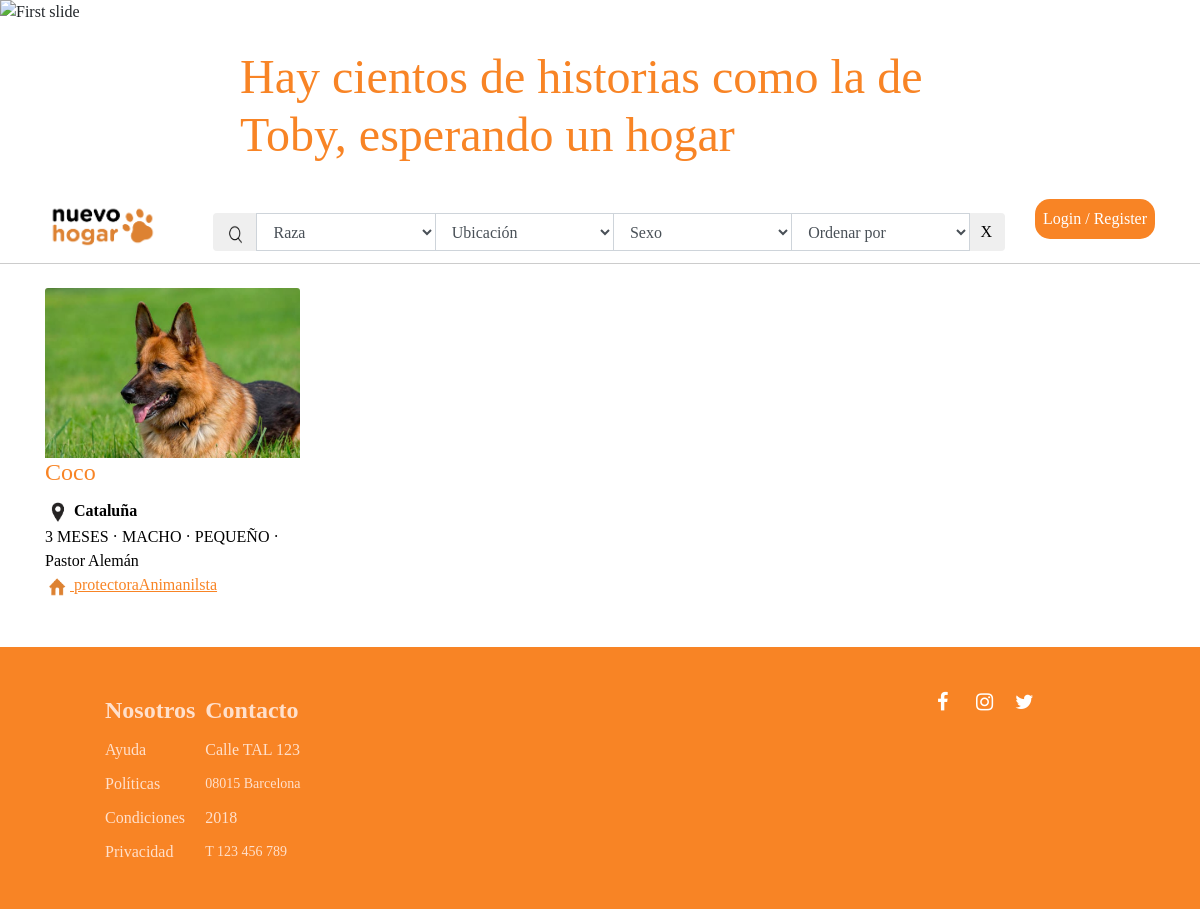
/Diego/index.php, run on an earlier commit of the app's database.
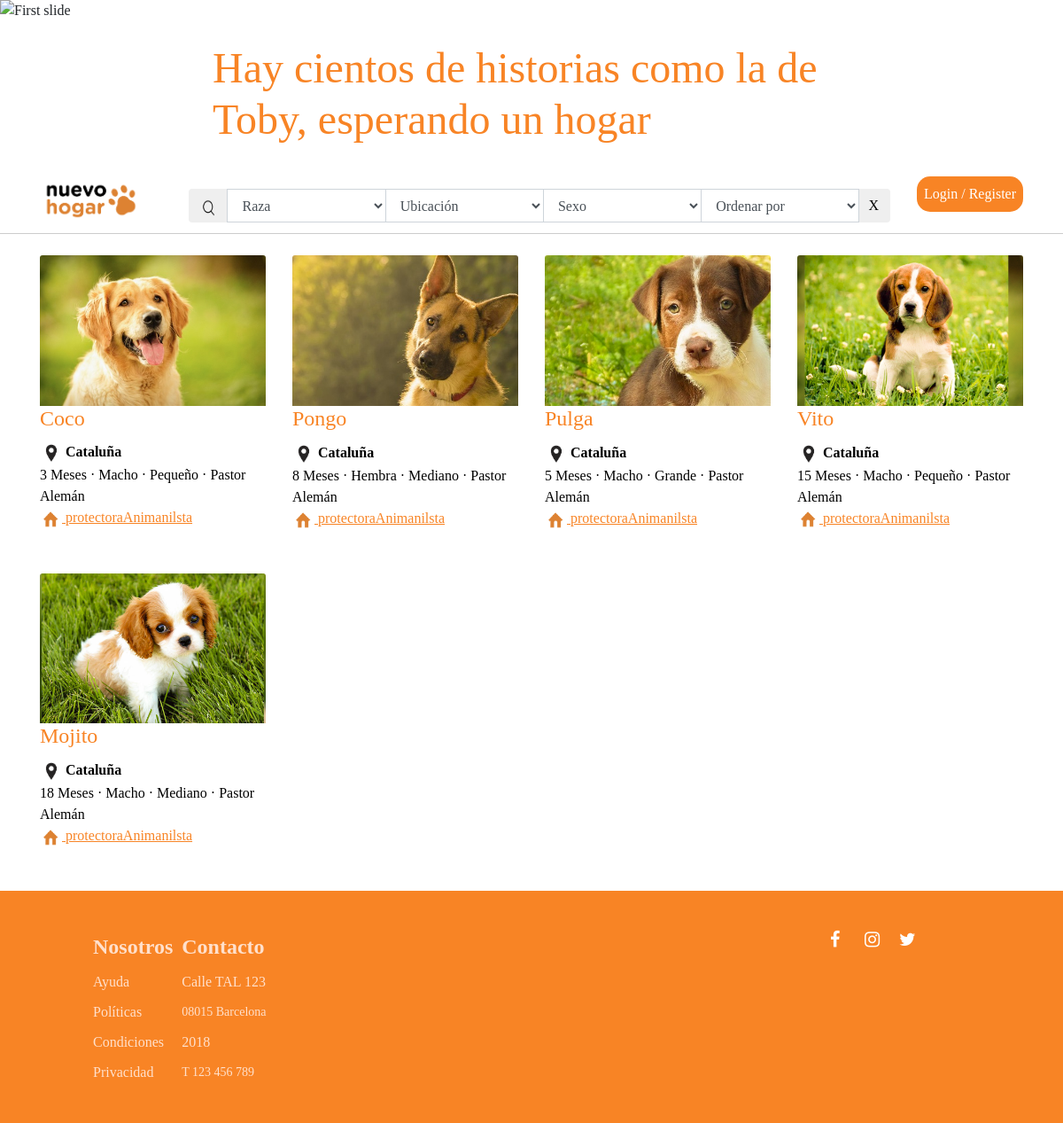
And on a later commit of the database.
### tables this page shows
CREATE TABLE mascota(
  idMascota int(5) NOT NULL auto_increment primary key,
  tipoAnimal ENUM('PERRO','GATO') NOT NULL,
  nombre varchar(30) NOT NULL,
  raza int(2) NOT NULL,
  edat int(2) NOT NULL CHECK(0<edat<20),
  unidadEdad ENUM('Meses','Años') NOT NULL,
  tamaño ENUM('Pequeño','Mediano','Grande') NOT NULL,
  sexo ENUM('Macho','Hembra') NOT NULL,
  castrado ENUM('Si','No') NOT NULL,
  urgente ENUM('Si','No') NOT NULL,
  idProtectora int(5) NOT NULL,
  descripcion varchar(500) NOT NULL,
  imagenPerfil varchar(50) NOT NULL,
  imagen1 varchar(50) NOT NULL,
  imagen2 varchar(50) NOT NULL
);

CREATE TABLE comunidades (
  idComunidad int(5) NOT NULL PRIMARY KEY,
  comunidad varchar(255) NOT NULL
);

CREATE TABLE raza(
  idRaza int(2) NOT NULL auto_increment primary key,
  especie ENUM('PERRO','GATO') NOT NULL,
  nombre varchar(30) NOT NULL
);

CREATE TABLE protectora(
  idProtectora int(5) NOT NULL auto_increment primary key,
  nombre varchar(30) NOT NULL,
  email varchar(30) NOT NULL,
  NIF varchar(9) NOT NULL UNIQUE,
  comunidad int(5) NOT NULL,
  direccion varchar(25) NOT NULL,
  telefono varchar(9) NOT NULL,
  contraseña varchar(40) NOT NULL,
  imagen_protectora varchar(50) NOT NULL,
  nombre_contacto varchar(30) NOT NULL,
  apellido_contacto varchar(30) NOT NULL,
  imagen_contacto varchar(50) NOT NULL,
  historia varchar(300) NOT NULL,
  equipo varchar(300) NOT NULL,
  horario varchar(20) NOT NULL
);

### Diego/todosAnimales.php (shortened to what the changed rows need)
<?php
	$servername = "localhost";
	$username = "root";
	$password = "1234";
	$dbname = "pethome";
	$conn = new mysqli($servername, $username, $password, $dbname);
	$conn->set_charset("utf8");
	$sql = "SELECT * FROM mascota";
	$result = mysqli_query($conn, $sql);
	$cont = 0;
	$sql2 = "SELECT COUNT(*) FROM mascota";
	$result2 = mysqli_query($conn, $sql2);
	$contSQL = mysqli_fetch_row($result2);
	$num_filas = $contSQL[0];
	$idMascota = "idMascota";
	$idProtectora = "idProtectora";
	$comunidad = "comunidad";
	$imagenPerfil = "imagenPerfil";
	$nombre = "nombre";
	$edad = "edat";
	$unidadEdad = "unidadEdad";
	$sexo = "sexo";
	$tamaño = "tamaño";
	$raza = "raza";
	$urgente = "urgente";
	if ($num_filas > 0) {
		while ($line = mysqli_fetch_array($result)) {
		    if($cont == 0){
		    echo "<div class=container>
      				<div class=row>";
		    }
			$sql3 = "SELECT nombre, comunidad FROM protectora WHERE idProtectora = ".$line[$idProtectora]."";
			$result3 = mysqli_query($conn, $sql3);
			$comunidadProtectora = "";
			$nombreProtectora = "";
			while ($line2 = mysqli_fetch_array($result3)){
					$nombreProtectora = $line2[$nombre];
					$sql4 = "SELECT comunidad FROM comunidades WHERE idComunidad = ".$line2[$comunidad]."";
					$result4 = mysqli_query($conn, $sql4);
					while ($line3 = mysqli_fetch_array($result4)){
						$comunidadProtectora = $line3[$comunidad];
					}
			}
			$sql3 = "SELECT nombre FROM raza WHERE idRaza = ".$line[$raza]."";
			$result3 = mysqli_query($conn, $sql3);
			$razaPerro = "";
			while ($line2 = mysqli_fetch_array($result3)){
				$razaPerro = $line2[$nombre];
			}
			if(strcmp($line[$urgente],"Si")==0)
				echo "<div class=col-xl-3 col-lg-4 col-md-6 col-sm-12 card id=pruebaUrgente style=width: 20rem;>
		          <a href=animal.php?id=".$line[$idMascota].">
		          	<img class=card-img-top src=".$line[$imagenPerfil]." alt=Card image cap>
		          </a>
		          <p><b>¡URGENTE!</b></p>
		          <div class=card-block>
		          <h4 class=card-title style=color:#F88425;>".$line[$nombre]."</h4>
		            <p class=card-text><img src=images/ubicacion.png width=25px height=25px alt=iconoUbicacion> <b>".$comunidadProtectora."</b></br>
		            ".$line[$edad]." ".$line[$unidadEdad]." · ".$line[$sexo]." · ".$line[$tamaño]." · ".$razaPerro."</br>
		            <a href=protectora.php?id=".$line[$idProtectora].">
                  <u style = color:#F88425;><img src=images/caseta.png width=25px height=25px alt=iconoUbicacion>".$nombreProtectora."</u>
                </a>
		          </div>
		        </div>";
		    else
				echo "<div class=col-xl-3 col-lg-4 col-md-6 col-sm-12 card style=width: 20rem; onclick=frankmodal(".$line[$idMascota].")>
		          <a href=animal.php?id=".$line[$idMascota].">
		          	<img class=card-img-top src=".$line[$imagenPerfil]." alt=Card image cap>
		          </a>
		          <div class=card-block>
		          <h4 class=card-title style=color:#F88425;>".$line[$nombre]."</u></h4>
		            <p class=card-text><img src=images/ubicacion.png width=25px height=25px alt=iconoUbicacion> <b>".$comunidadProtectora."</b></br>
		            ".$line[$edad]." ".$line[$unidadEdad]." · ".$line[$sexo]." · ".$line[$tamaño]." · ".$razaPerro."</br>
                <a href=protectora.php?id=".$line[$idProtectora].">
		              <u style = color:#F88425;><img src=images/caseta.png width=25px height=25px alt=iconoUbicacion> ".$nombreProtectora."</u>
                </a>
		          </div>
		        </div>";
		        $cont++;
		    if($cont == 4 or $num_filas == 1){
		    	 echo"</div>
	   			 </div></br></br>";
		    	$cont = 0;
		    }
		    $num_filas--;
		}
	}
?>

What changed in the data, as far as the page shows it:
changed mascota "Coco": urgente: a different picture; unidadEdad "MESES" → "Meses"; sexo "MACHO" → "Macho"; tamaño "PEQUEÑO" → "Pequeño"
added mascota: $line[$idMascota] 2 (drawn), shows a picture, nombre "Pongo", comunidades.comunidad "Cataluña", edat "8", unidadEdad "Meses", sexo "Hembra", tamaño "Mediano", raza.nombre "Pastor Alemán", idProtectora.nombre "protectoraAnimanilsta"
added mascota: shows a picture, nombre "Pulga", comunidades.comunidad "Cataluña", edat "5", unidadEdad "Meses", sexo "Macho", tamaño "Grande", raza.nombre "Pastor Alemán", idProtectora.nombre "protectoraAnimanilsta"
added mascota: shows a picture, nombre "Vito", comunidades.comunidad "Cataluña", edat "15", unidadEdad "Meses", sexo "Macho", tamaño "Pequeño", raza.nombre "Pastor Alemán", idProtectora.nombre "protectoraAnimanilsta"
added mascota: shows a picture, nombre "Mojito", comunidades.comunidad "Cataluña", edat "18", unidadEdad "Meses", sexo "Macho", tamaño "Mediano", raza.nombre "Pastor Alemán", idProtectora.nombre "protectoraAnimanilsta"
